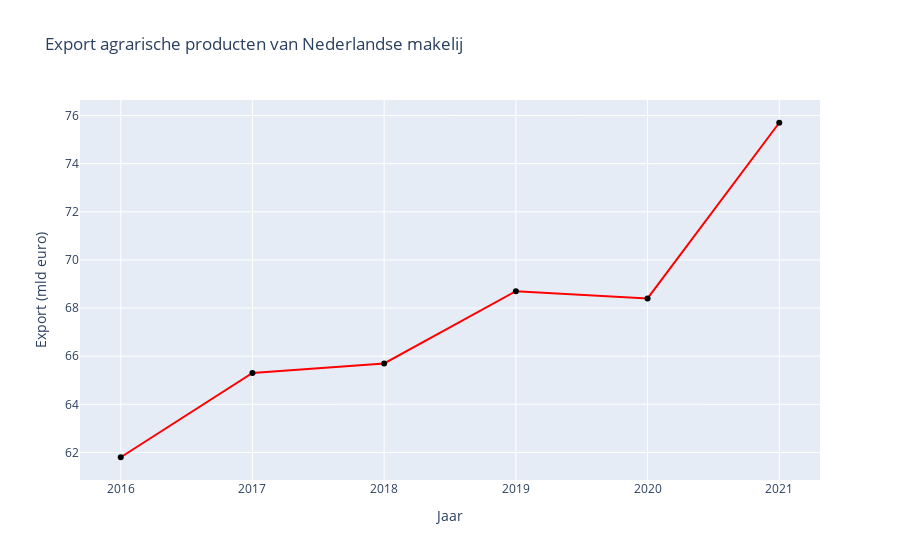

Source (notebook cell):
### Markdown cell above
Nederland produceert talloze agrarische producten, maar er blijft maar een klein deel in het land voor eigen consumptie. Nederland is het op een na grootste exportland als het gaat om agrarische producten (Horbach, 2021). Het is daarom niet van belang voor het land om een veestapel te hebben van de grootte die er nu is. Zo is hieronder te zien dat er voor miljarden aan producten naar het buitenland wordt geëxporteerd.

### Code cell
df = pd.read_csv('datasets/landbouwexport.csv')

trace = go.Scatter(
    x=df['Jaar'],
    y=df['export'],
    mode='lines+markers',
    line= dict(color='red'),
    marker= dict(color='black')
)

layout = go.Layout(
    title='Export agrarische producten van Nederlandse makelij',
    xaxis= go.layout.XAxis(
        title='Jaar'
    ),
    yaxis= go.layout.YAxis(
        title='Export (mld euro)'
    )
)

fig = go.Figure(data=trace, layout=layout)
fig.show()

### Figure 1 — Plotly figure (JSON) as saved in the notebook; plotly's stock layout.template omitted (floating-point values rounded to 4 significant figures)
{"data": [{"line": {"color": "red"}, "marker": {"color": "black"}, "mode": "lines+markers", "type": "scatter", "x": [2016, 2017, 2018, 2019, 2020, 2021], "y": [61.8, 65.3, 65.7, 68.7, 68.4, 75.7]}], "layout": {"title": {"text": "Export agrarische producten van Nederlandse makelij"}, "xaxis": {"title": {"text": "Jaar"}}, "yaxis": {"title": {"text": "Export (mld euro)"}}}}
